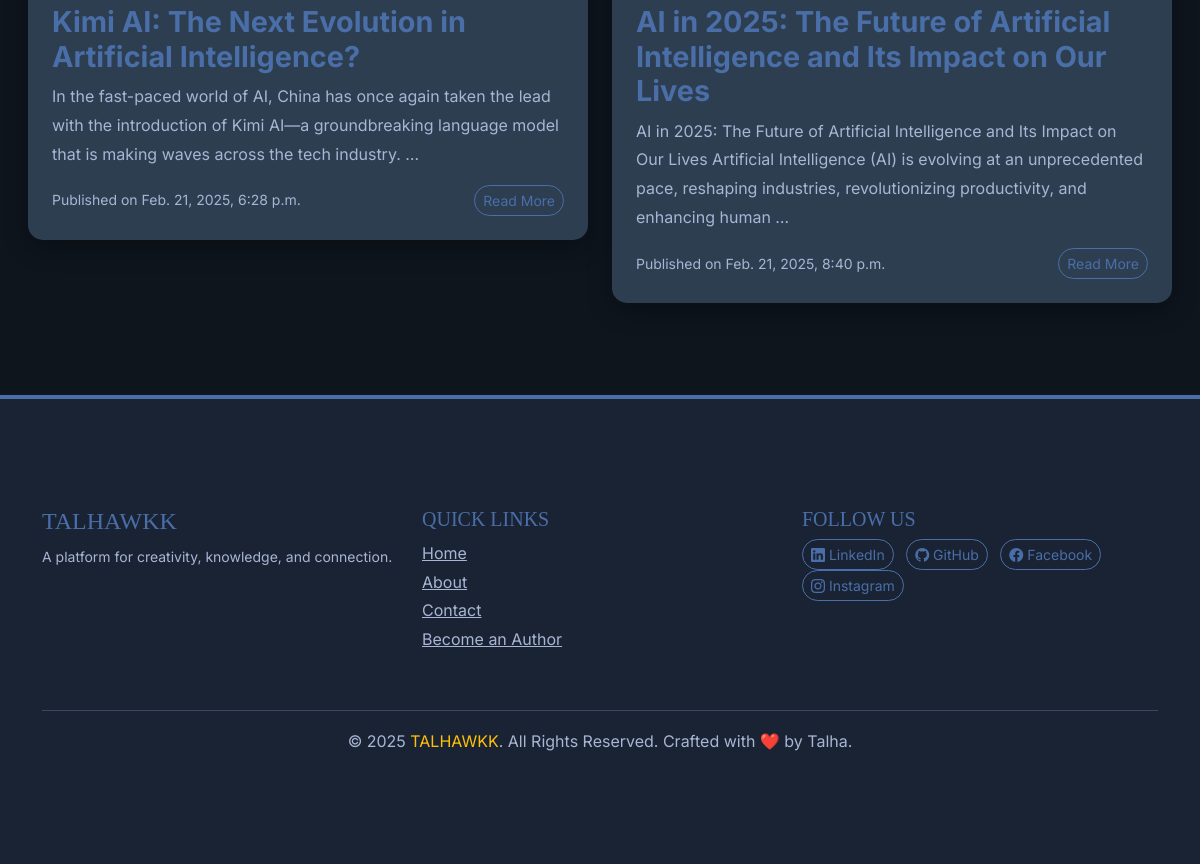
Page /categories/1 (lower part) on the earlier database version.
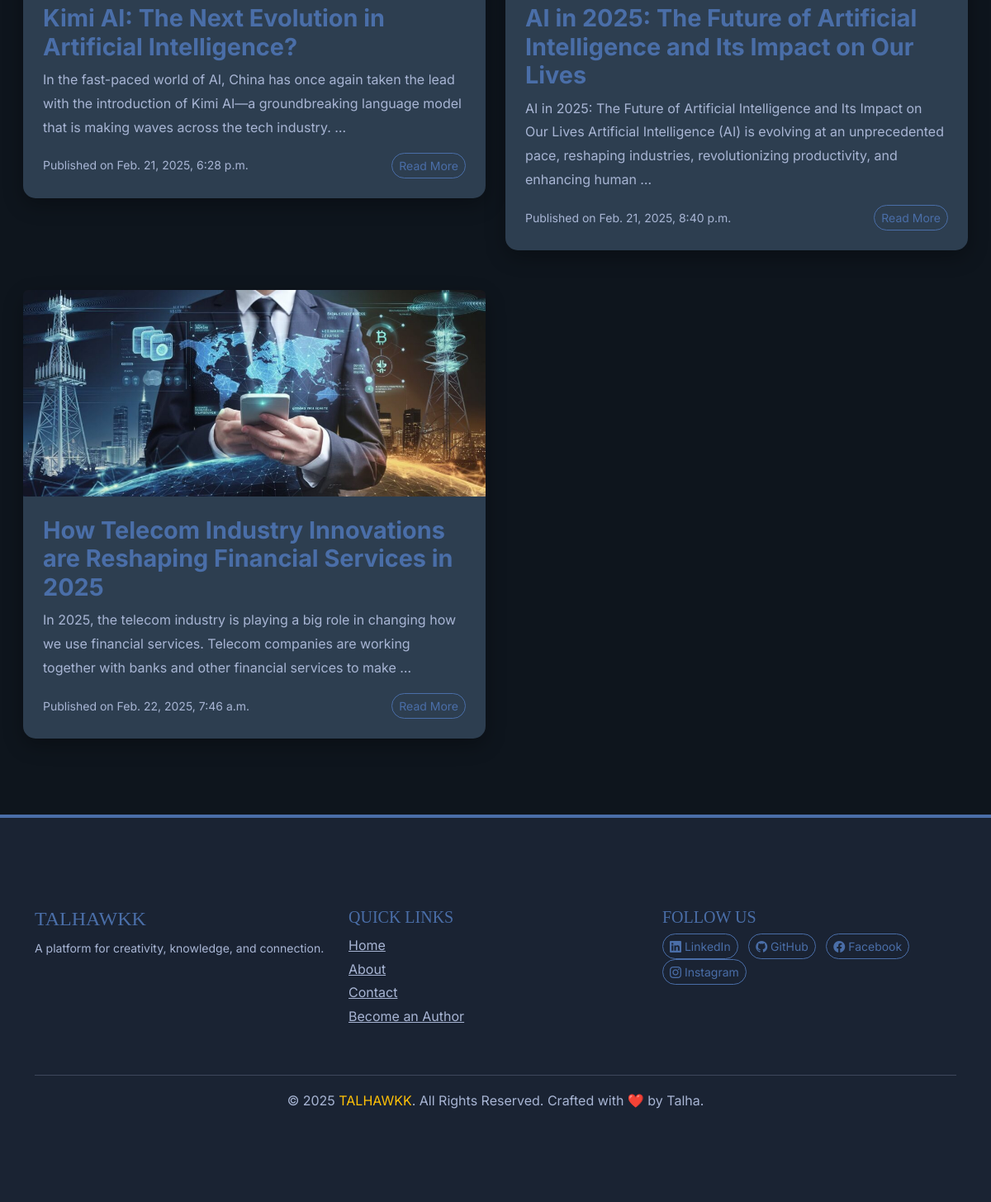
Same page on the later database version.
### blog/models.py (models this page shows, shortened)
class Post(models.Model):
    category = models.ForeignKey('Category', on_delete=models.SET_NULL, null=True, blank=True)
    title = models.CharField(max_length=100)
    content = models.TextField()
    image = models.ImageField(upload_to='blog_images/', null=True, blank=True)  # Added upload_to
    date = models.DateTimeField(auto_now_add=True)

### blog/views.py (the view)
# urls.py: path('categories/<int:category_id>', views.category_posts, name='category_posts'),
def category_posts(request, category_id):
    category = get_object_or_404(Category, id=category_id)
    posts = Post.objects.filter(category=category)
    return render(request, 'blog/category_posts.html', {'posts': posts, 'category': category})

### blog/templates/blog/category_posts.html (shortened to what this page needs)
{% extends 'blog/base.html' %}
{% load static %}
{% block content1 %}
<div class="container content-wrapper py-5">
  <div class="row row-cols-1 row-cols-md-2 g-4">
    {% if posts %}
    {% for post in posts %}
    <div class="col">
      <div class="card border-0 mb-4" style="background: #2d3e50; border-radius: 15px; box-shadow: 0 8px 25px rgba(0, 0, 0, 0.3); transition: transform 0.3s ease, box-shadow 0.3s ease;">
        {% if post.image %}
        <img src="{{ post.image.url }}" class="card-img-top rounded-top" style="border-radius: 15px 15px 0 0; height: 250px; object-fit: cover;" alt="{{ post.title }}">
        {% endif %}
        <div class="card-body p-4">
          <h3 class="card-title fw-bold" style="color: #4a6ea8; font-size: 1.8rem;">{{ post.title }}</h3>
          <p class="card-text" style="color: #a8b5d4;">{{ post.content|truncatewords:30 }}</p>
          <div class="d-flex justify-content-between align-items-center">
            <span class="small" style="color: #a8b5d4;">Published on {{ post.date }}</span>
            <a href="{% url 'readblog' post.id %}" class="btn btn-outline-light btn-sm rounded-pill" style="border-color: #4a6ea8; color: #4a6ea8;">Read More</a>
          </div>
        </div>
      </div>
    </div>
    {% endfor %}
    {% else %}
    <div class="col-12">
      <p class="text-center" style="color: #a8b5d4;">No posts available in this category yet. Stay tuned!</p>
    </div>
    {% endif %}
  </div>
</div>
{% endblock content1 %}

### blog/templates/blog/base.html (shortened to what this page needs)
<!doctype html>
{% load static %}
<html lang="en">
<head>
  <link href="https://cdn.jsdelivr.net/npm/bootstrap@5.3.3/dist/css/bootstrap.min.css" rel="stylesheet"
>
  <link rel="stylesheet" href="https://cdn.jsdelivr.net/npm/bootstrap-icons@1.11.3/font/bootstrap-icons.min.css">
</head>
<body>
  <div class="container content-wrapper">
    <div class="row">
      {% block content1 %}{% endblock content1 %}
    </div>
  </div>
  <footer>
    <div class="container py-5">
      <div class="row text-center text-md-start">
        <div class="col-md-4 mb-4">
          <h4>TALHAWKK</h4>
          <p class="small">A platform for creativity, knowledge, and connection.</p>
        </div>
        <div class="col-md-4 mb-4">
          <h5 class="text-uppercase">Quick Links</h5>
          <ul class="list-unstyled">
            <li><a href="{% url 'home' %}">Home</a></li>
            <li><a href="{% url 'aboutus' %}">About</a></li>
            <li><a href="{% url 'contactus' %}">Contact</a></li>
            <li><a href="{% url 'signup' %}">Become an Author</a></li>
          </ul>
        </div>
        <div class="col-md-4 mb-4">
          <h5 class="text-uppercase">Follow Us</h5>
          <a href="https://www.linkedin.com/in/talhawkk" target="_blank" class="btn btn-outline-warning btn-sm rounded-pill me-2"><i class="bi bi-linkedin"></i> LinkedIn</a>
          <a href="https://github.com/talhawkk" target="_blank" class="btn btn-outline-warning btn-sm rounded-pill me-2"><i class="bi bi-github"></i> GitHub</a>
          <a href="https://www.facebook.com" target="_blank" class="btn btn-outline-warning btn-sm rounded-pill me-2"><i class="bi bi-facebook"></i> Facebook</a>
          <a href="https://www.instagram.com" target="_blank" class="btn btn-outline-warning btn-sm rounded-pill"><i class="bi bi-instagram"></i> Instagram</a>
        </div>
      </div>
      <hr class="opacity-25">
      <div class="row">
        <div class="col text-center">
          <p class="mb-0">© 2025 <span class="text-warning">TALHAWKK</span>. All Rights Reserved. Crafted with ❤️ by Talha.</p>
        </div>
      </div>
    </div>
  </footer>
</body>
</html>

### blog/templates/blog/navbar.html (shortened to what this page needs)
{% load static %}

### blog/templates/blog/base.html (style rules this page uses)
.content-wrapper { max-width: 1200px; margin: 0 auto; padding: 60px 20px 20px; background: none; box-shadow: none; }
footer { background: #1a2333; color: #a8b5d4; padding: 60px 0; border-top: 4px solid #4a6ea8; }
footer h4, footer h5 { font-family: 'Playfair Display', serif; color: #4a6ea8; }
footer a { color: #a8b5d4; transition: color 0.3s ease; }
footer .btn-outline-warning { border-color: #4a6ea8; color: #4a6ea8; transition: all 0.3s ease; }

Differences in the rows shown:
added Post: image (picture), title "How Telecom Industry Innovations are Reshaping Financial Services in 2025", content "In 2025, the telecom industry is playing a big role in changing how we use financial services. Telecom companies are working together with banks and other financial services to make …", date "Feb. 22, 2025, 7:46 a.m."
